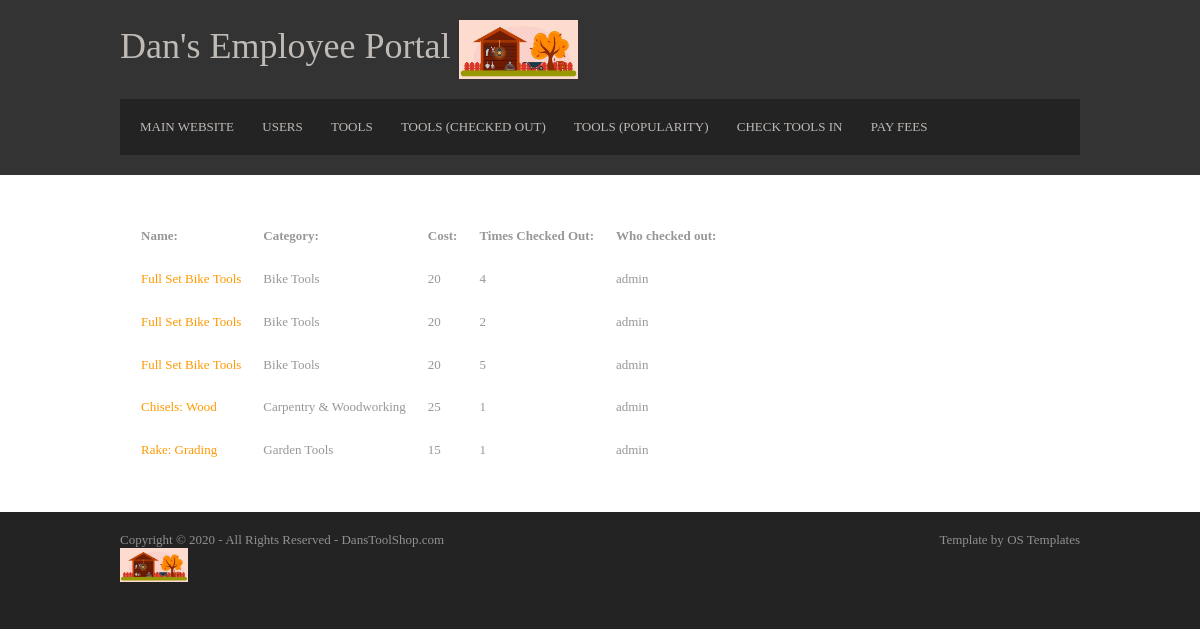
/Toolshop/Employee/tools/checked_out (signed in), run on an earlier commit of the app's database.
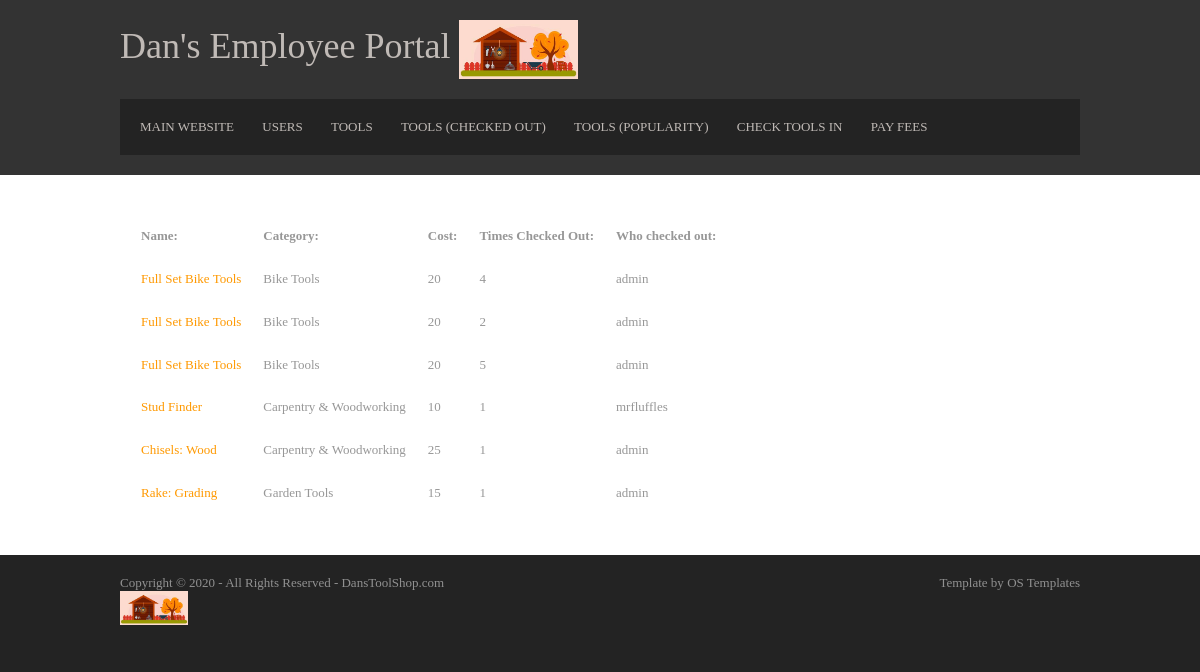
And on a later commit of the database.
### Toolshop/models.py (models this page shows, shortened)
class Tool(models.Model):
    name = models.CharField(max_length=100)
    category = models.CharField(max_length=100)
    times_checked_out = models.IntegerField()
    cost = models.IntegerField()
    condition = models.TextField(blank=True)  # Blank here means "Can be blank" sometimes.
    is_checked_out = models.BooleanField(default=False)
    date_checked_out = models.DateTimeField(blank=True, null=True)  # Blank\null here means "Can be blank" sometimes.
    who_checked_out = models.CharField(max_length=100, blank=True)  # Blank here means "Can be blank" sometimes.

### Toolshop/views.py (the view)
# urls.py: path('Employee/tools/<str:sort_by>', views.reports_tools, name='reports_tools'),
@permission_required('user.is_staff')
def reports_tools(request, sort_by):
    if sort_by == "checked_out":
        tools_list = Tool.objects.filter(is_checked_out=True)
    elif sort_by == "popularity":
        tools_list = Tool.objects.order_by("-times_checked_out")
    else:
        tools_list = Tool.objects.all()
    context = {
        'tools_list': tools_list,
    }
    return render(request, 'Toolshop/reports_tools.html', context)

### Toolshop/templates/Toolshop/reports_tools.html (shortened to what this page needs)
<!DOCTYPE html>
<html lang="en" dir="ltr">
<head>
  {% load static %}
  <link rel="stylesheet" href="{% static 'Toolshop/layout.css' %}">
</head>
<body>
<div class="wrapper row1">
  <header id="header" class="clear">
    <div id="hgroup">
      <h1><a href="{% url 'Toolshop:index' %}">Dan's Employee Portal
      <img src="{% static 'Toolshop/logo.jpg' %}" style="width:15%"></a></h1>
    </div>
    <nav>
      <ul>
        <li><a href="{% url 'Toolshop:index' %}">Main Website</a></li>
        <li><a href="{% url 'Toolshop:reports_users' %}">Users</a></li>
        <li><a href="{% url 'Toolshop:reports_tools' sort_by='all' %}">Tools</a></li>
        <li><a href="{% url 'Toolshop:reports_tools' sort_by='checked_out' %}">Tools (Checked out)</a></li>
        <li><a href="{% url 'Toolshop:reports_tools' sort_by='popularity' %}">Tools (Popularity)</a></li>
        <li><a href="{% url 'Toolshop:check_in' %}">Check Tools In</a></li>
        <li><a href="{% url 'Toolshop:pay_fee_page' %}">Pay Fees</a></li>
      </ul>
    </nav>
  </header>
</div>
<div class="wrapper row2">
  <div id="container" class="clear">
    <div id="homepage">
      {% if tools_list %}
		<table cellspacing="20">
          <tr>
            <th>Name:</th>
            <th>Category:</th>
            <th>Cost:</th>
            <th>Times Checked Out:</th>
            <th>Who checked out:</th>
          </tr>
			{% for tool in tools_list %}
          <tr>
            <td><a href="{% url 'Toolshop:specific_tool' tool.id %}">{{tool.name}}</a></td>
            <td>{{tool.category}}</td>
            <td>{{tool.cost}}</td>
            <td>{{tool.times_checked_out}}</td>
            <td>
              {% if tool.who_checked_out %}
                {{tool.who_checked_out}}
              {% else %}
                Not currently checked out.
              {% endif %}
            </td>
          </tr>
			{% endfor %}
		</table>
		{% else %}
    		<p>No tools found.</p>
		{% endif %}
    </div>
  </div>
</div>
<div class="wrapper row3">
  <footer id="footer" class="clear">
    <p class="fl_left">Copyright &copy; 2020 - All Rights Reserved - <a href="#">DansToolShop.com<br><img src="{% static 'Toolshop/logo.jpg' %}" style="width:15%"> </a></p>
    <p class="fl_right">Template by <a target="_blank" href="https://www.os-templates.com/" title="Free Website Templates">OS Templates</a></p>
  </footer>
</div>
</body>
</html>

What changed in the data, as far as the page shows it:
now on this page (row edited): Tool: name "Stud Finder", category "Carpentry & Woodworking", cost "10", times_checked_out "1", who_checked_out "mrfluffles"
